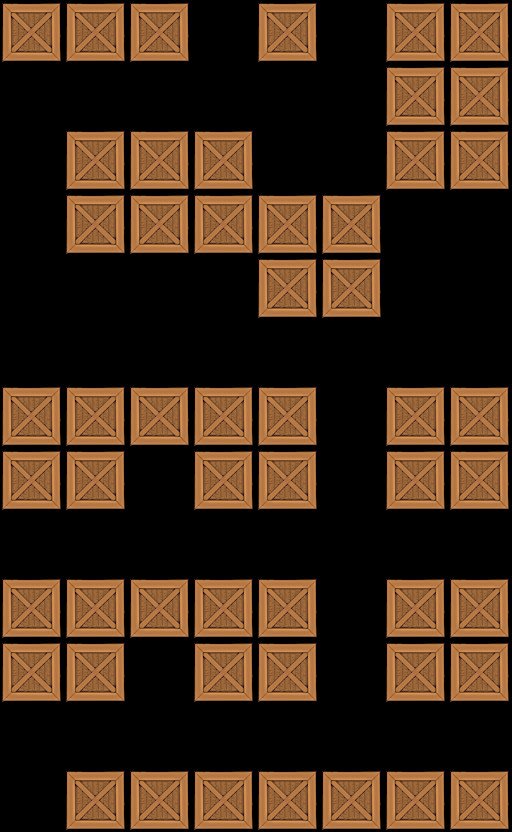

The image is a tile-based game level rendered from a .tmx file. Its description and source (layers, tilesets, objects; grid data summarised) follow:
An orthogonal 8x13 tile map with 64x64 px tiles, 1 tile layer (Tile Layer 1).

<map version="1.0" orientation="orthogonal" width="8" height="13" tilewidth="64" tileheight="64">
 <tileset firstgid="1" name="crate" tilewidth="64" tileheight="64">
  <image source="../../crate4.png" width="64" height="64" />
 </tileset>
 <layer name="Tile Layer 1" width="8" height="13">
  <data>[104 cells, 53 non-empty, 1 distinct tile ids]</data>
 </layer>
</map>
